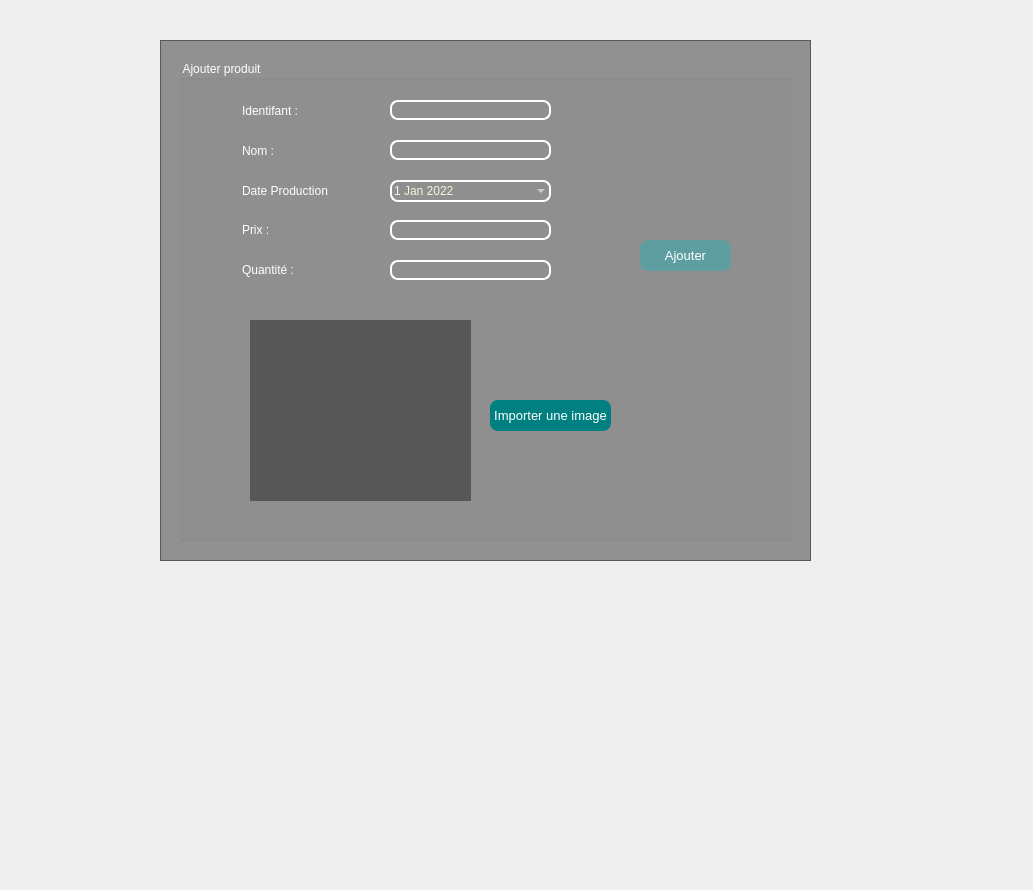
    <widget class="QWidget" name="tab_2">
     <attribute name="title">
      <string>Ajouter un produit</string>
     </attribute>
     <widget class="QLabel" name="label_11">
      <property name="geometry">
       <rect>
        <x>0</x>
        <y>-90</y>
        <width>1024</width>
        <height>881</height>
       </rect>
      </property>
      <property name="text">
       <string/>
      </property>
      <property name="pixmap">
       <pixmap>../../../../Downloads/djjjj.jpg</pixmap>
      </property>
     </widget>
     <widget class="QFrame" name="frame_23">
      <property name="geometry">
       <rect>
        <x>160</x>
        <y>40</y>
        <width>651</width>
        <height>521</height>
       </rect>
      </property>
      <property name="styleSheet">
       <string notr="true">QFrame
{background : black;
background:rgba(0,0,0,100);}</string>
      </property>
      <property name="frameShape">
       <enum>QFrame::StyledPanel</enum>
      </property>
      <property name="frameShadow">
       <enum>QFrame::Raised</enum>
      </property>
      <widget class="QGroupBox" name="groupBox_23">
       <property name="geometry">
        <rect>
         <x>20</x>
         <y>20</y>
         <width>611</width>
         <height>481</height>
        </rect>
       </property>
       <property name="styleSheet">
        <string notr="true">QGroupBox{color:white;}</string>
       </property>
       <property name="title">
        <string>Ajouter produit</string>
       </property>
       <widget class="QLineEdit" name="l_id">
        <property name="geometry">
         <rect>
          <x>210</x>
          <y>40</y>
          <width>161</width>
          <height>20</height>
         </rect>
        </property>
        <property name="styleSheet">
         <string notr="true">QLineEdit
 { background-color: transparent;
  color: #F5F5DC
;
  border: 1.5px solid white; 
border-radius: 8px;
}</string>
        </property>
        <property name="text">
         <string/>
        </property>
       </widget>
       <widget class="QLineEdit" name="lineEdit_100">
        <property name="geometry">
         <rect>
          <x>60</x>
          <y>40</y>
          <width>111</width>
          <height>21</height>
         </rect>
        </property>
        <property name="cursor">
         <cursorShape>ArrowCursor</cursorShape>
        </property>
        <property name="styleSheet">
         <string notr="true">QLineEdit {background:transparent;
border:none;
color:white;
font-size: 12px;
}</string>
        </property>
        <property name="text">
         <string>Identifant : </string>
        </property>
       </widget>
       <widget class="QLineEdit" name="lineEdit_101">
        <property name="geometry">
         <rect>
          <x>60</x>
          <y>200</y>
          <width>113</width>
          <height>20</height>
         </rect>
        </property>
        <property name="styleSheet">
         <string notr="true">QLineEdit {background:transparent;
border:none;
color:white;
font-size: 12px;
}</string>
        </property>
        <property name="text">
         <string>Quantité : </string>
        </property>
       </widget>
       <widget class="QLineEdit" name="l_nom">
        <property name="geometry">
         <rect>
          <x>210</x>
          <y>80</y>
          <width>161</width>
          <height>20</height>
         </rect>
        </property>
        <property name="styleSheet">
         <string notr="true">QLineEdit
 { background-color: transparent;
  color: #F5F5DC
;
  border: 1.5px solid white; 
border-radius: 8px;
}</string>
        </property>
       </widget>
       <widget class="QLineEdit" name="l_prix">
        <property name="geometry">
         <rect>
          <x>210</x>
          <y>160</y>
          <width>161</width>
          <height>20</height>
         </rect>
        </property>
        <property name="styleSheet">
         <string notr="true">QLineEdit
 { background-color: transparent;
  color: #F5F5DC
;
  border: 1.5px solid white; 
border-radius: 8px;
}</string>
        </property>
       </widget>
       <widget class="QLineEdit" name="lineEdit_110">
        <property name="geometry">
         <rect>
          <x>60</x>
          <y>80</y>
          <width>111</width>
          <height>21</height>
         </rect>
        </property>
        <property name="styleSheet">
         <string notr="true">QLineEdit {background:transparent;
border:none;
color:white;
font-size: 12px;
}</string>
        </property>
        <property name="text">
         <string>Nom :</string>
        </property>
       </widget>
       <widget class="QLineEdit" name="lineEdit_111">
        <property name="geometry">
         <rect>
          <x>60</x>
          <y>160</y>
          <width>113</width>
          <height>20</height>
         </rect>
        </property>
        <property name="styleSheet">
         <string notr="true">QLineEdit {background:transparent;
border:none;
color:white;
font-size: 12px;
}
</string>
        </property>
        <property name="text">
         <string>Prix :</string>
        </property>
       </widget>
       <widget class="QLineEdit" name="l_quantite">
        <property name="geometry">
         <rect>
          <x>210</x>
          <y>200</y>
          <width>161</width>
          <height>20</height>
         </rect>
        </property>
        <property name="styleSheet">
         <string notr="true">QLineEdit
 { background-color: transparent;
  color: #F5F5DC
;
  border: 1.5px solid white; 
border-radius: 8px;
}</string>
        </property>
       </widget>
       <widget class="QPushButton" name="pb_ajouter">
        <property name="geometry">
         <rect>
          <x>460</x>
          <y>180</y>
          <width>91</width>
          <height>31</height>
         </rect>
        </property>
        <property name="styleSheet">
         <string notr="true">QPushButton{border-radius: 8px;
background :#5F9EA0
;
color: white;
font-size:13px;
}</string>
        </property>
        <property name="text">
         <string>Ajouter</string>
        </property>
       </widget>
       <widget class="QLineEdit" name="lineEdit_112">
        <property name="geometry">
         <rect>
          <x>60</x>
          <y>120</y>
          <width>111</width>
          <height>21</height>
         </rect>
        </property>
        <property name="styleSheet">
         <string notr="true">QLineEdit {background:transparent;
border:none;
color:white;
font-size: 12px;
}</string>
        </property>
        <property name="text">
         <string>Date Production</string>
        </property>
       </widget>
       <widget class="QDateEdit" name="l_date">
        <property name="geometry">
         <rect>
          <x>210</x>
          <y>120</y>
          <width>161</width>
          <height>22</height>
         </rect>
        </property>
        <property name="styleSheet">
         <string notr="true">
QDateEdit
 { background-color: transparent;
  color: #F5F5DC
;
  border: 1.5px solid white; 
border-radius: 8px;
}

/* header row */
QCalendarWidget QWidget { alternate-background-color: rgb(128, 128, 128); }

/* normal days */
QCalendarWidget QAbstractItemView:enabled
{
font-size:11px;
color: rgb(180, 180, 180);
background-color: black;
selection-background-color: rgb(64, 64, 64);
selection-color: rgb(0, 255, 0);
}
</string>
        </property>
        <property name="showGroupSeparator" stdset="0">
         <bool>false</bool>
        </property>
        <property name="dateTime">
         <datetime>
          <hour>0</hour>
          <minute>0</minute>
          <second>0</second>
          <year>2022</year>
          <month>1</month>
          <day>1</day>
         </datetime>
        </property>
        <property name="time">
         <time>
          <hour>0</hour>
          <minute>0</minute>
          <second>0</second>
         </time>
        </property>
        <property name="currentSection">
         <enum>QDateTimeEdit::DaySection</enum>
        </property>
        <property name="calendarPopup">
         <bool>true</bool>
        </property>
       </widget>
       <widget class="QPushButton" name="pb_import_image">
        <property name="geometry">
         <rect>
          <x>310</x>
          <y>340</y>
          <width>121</width>
          <height>31</height>
         </rect>
        </property>
        <property name="styleSheet">
         <string notr="true">QPushButton{border-radius: 8px;
background :#008080;

color: white;
font-size:13px;
}
QPushButton:hover
{
color :;
}</string>
        </property>
        <property name="text">
         <string>Importer une image</string>
        </property>
       </widget>
       <widget class="QLabel" name="imag">
        <property name="geometry">
         <rect>
          <x>70</x>
          <y>260</y>
          <width>221</width>
          <height>181</height>
         </rect>
        </property>
        <property name="text">
         <string/>
        </property>
       </widget>
      </widget>
     </widget>
    </widget>
